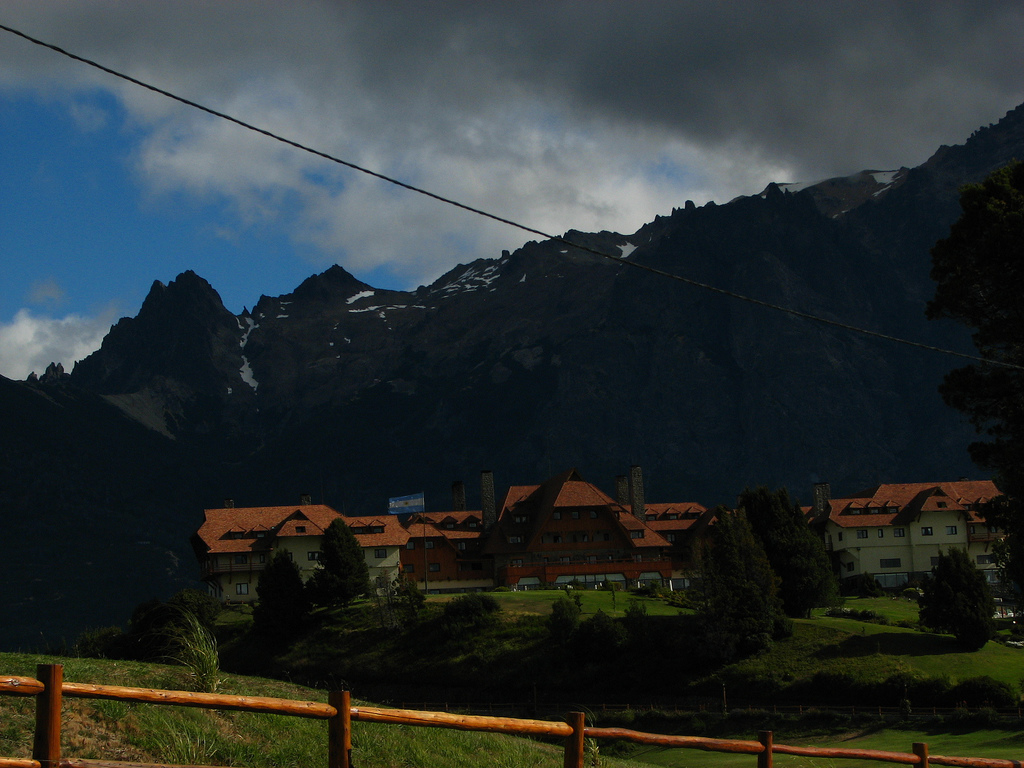
%> input picture p3/paisaje.jpg, 1024 x 768 px
$ octave Ejercicio5.m   (GNU Octave 9; MATLAB toolbox functions it lacks are replaced by stand-ins)
%> lines starting %> are read from the running program, lines starting %| are printed output that depends on the picture
% Aplica distintas técnicas de mejora de contraste sobre la imagen
% siguiente y compara los resultados:

imgrgb=imread('paisaje.jpg');
%> imgrgb is the input picture: size 768x1024x3 uint8; mean R, G, B 42.1, 49.9, 51.1
imghsv=rgb2hsv(imgrgb);
%> imghsv: size 768x1024x3 double; mean H, S, V 0.423, 0.434, 0.23
equ3=hsv2rgb(cat(3,(imghsv(:,:,1)),imghsv(:,:,2),histeq(imghsv(:,:,3) )));
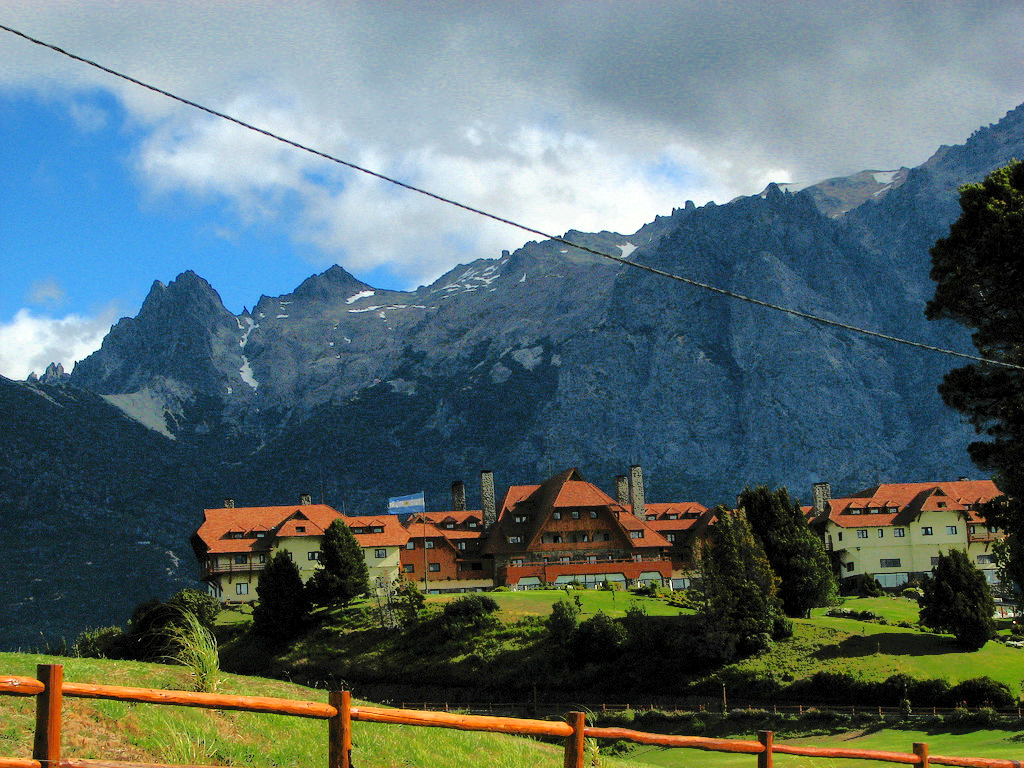
%> equ3: size 768x1024x3 double; mean R, G, B 0.349, 0.421, 0.428
f=figure(6); set(f,'Name','Imagen Ecualizada HSV solo V');
subplot(4,3,1);imshow(equ3),title('Ecualizada HSV solo V');
subplot(4,3,2);imshow(imgrgb),title('Original');
subplot(4,3,4);imshow(equ3(:,:,1)),title('Rojo');
%> after `imshow(equ3(:,:,1))`:
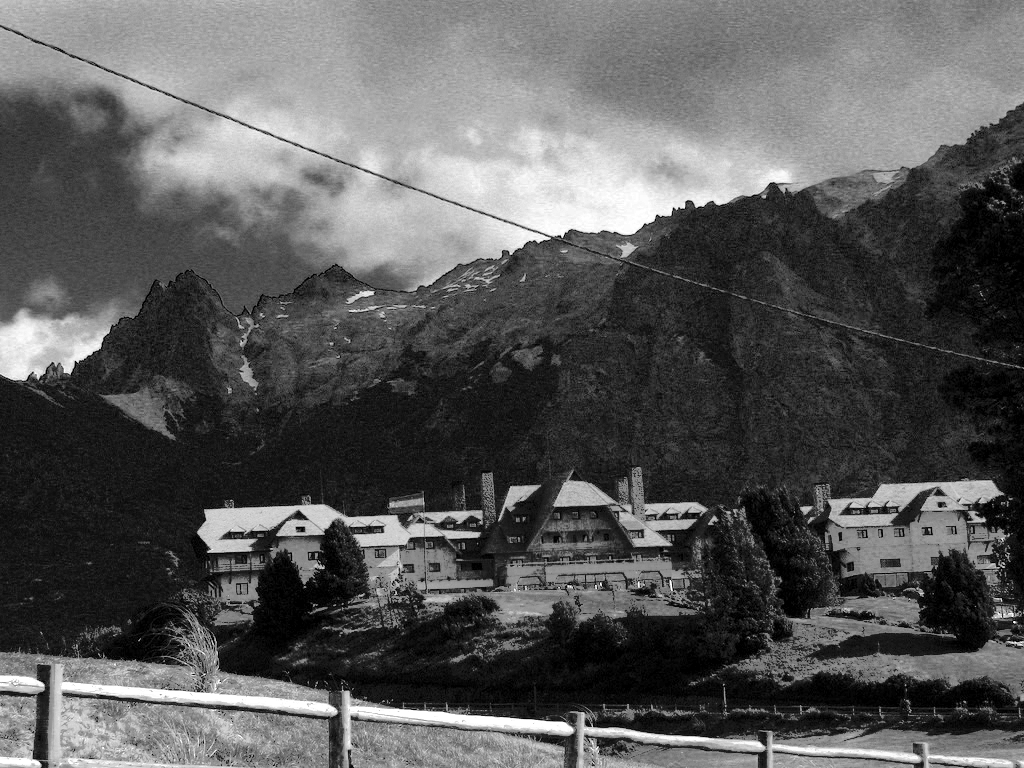
%> displayed picture: size 768x1024, on the screen's scale of 0 to 255; min 0, max 255, mean 88.9
subplot(4,3,5);imshow(equ3(:,:,2)),title('Verde');
%> after `imshow(equ3(:,:,2))`:
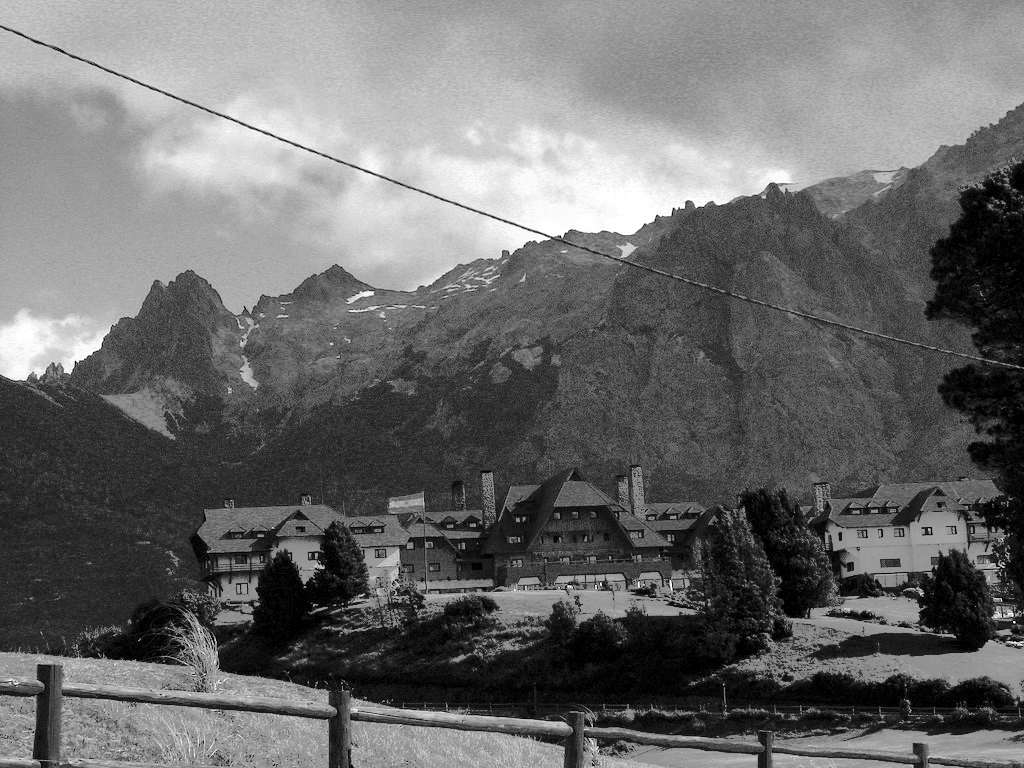
%> displayed picture: size 768x1024, on the screen's scale of 0 to 255; min 0, max 255, mean 107.4
subplot(4,3,6);imshow(equ3(:,:,2)),title('Azul');
subplot(4,3,7);imhist(equ3(:,:,1)),title('Hist Rojo');
subplot(4,3,8);imhist(equ3(:,:,2)),title('Hist Verde');
subplot(4,3,9);imhist(equ3(:,:,3)),title('Hist Azul');
subplot(4,3,10);imhist(imgrgb(:,:,1)),title('Hist Rojo Original');
subplot(4,3,11);imhist(imgrgb(:,:,2)),title('Hist Verde Original');
subplot(4,3,12);imhist(imgrgb(:,:,3)),title('Hist Azul Original');
%> after `title('Hist Azul Original')`:
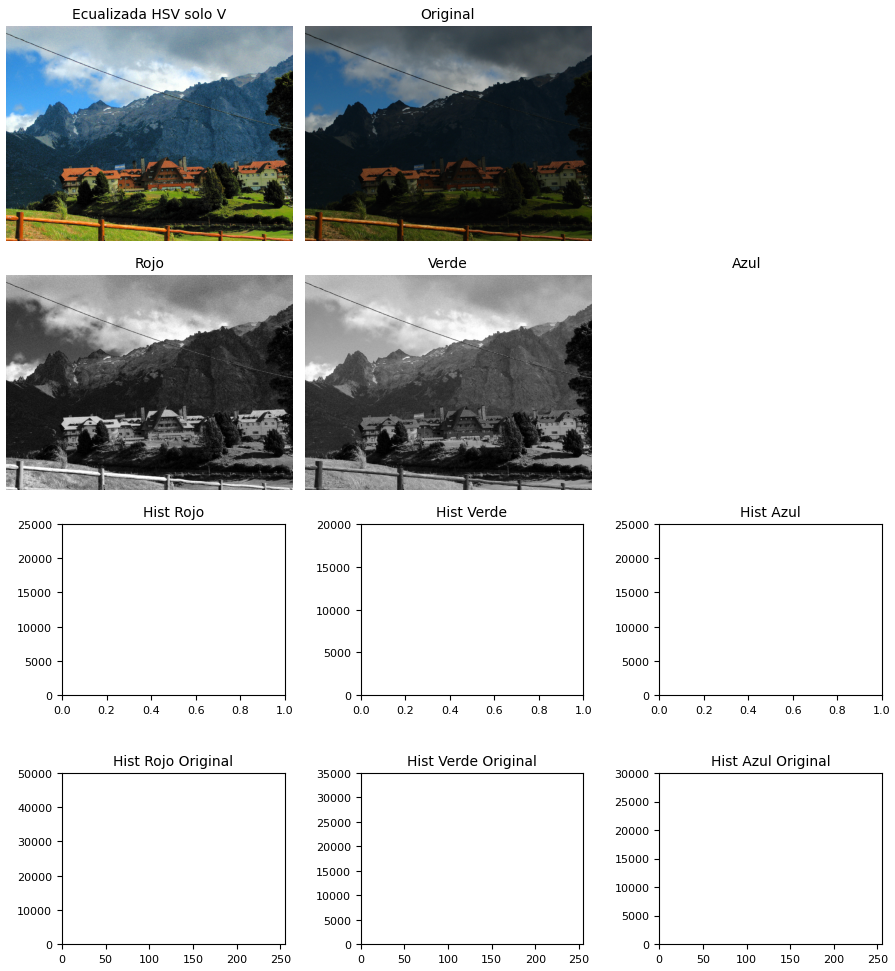
%> figure redrawn from the program's plot data, 11 panels

%La imagen que mostramos a continuación, resulta de aplicar el proceso de ecualización a la imagen
%de la figura. Puede observarse la ampliación del rango dinámico en el histograma, así como el
%aumento del contraste visual en la imagen.

$ run again, with p3/danza.ppm saved as p3/paisaje.jpg
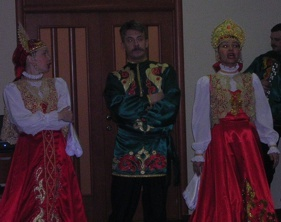
%> input picture p3/danza.ppm, 281 x 222 px
%> imgrgb is the input picture: size 222x281x3 uint8; mean R, G, B 56.8, 37.2, 43.9
%> imghsv: size 222x281x3 double; mean H, S, V 0.675, 0.409, 0.237
%> `equ3=hsv2rgb(cat(3,(imghsv(:,:,1)),imghsv(:,:,2),histeq(imghsv(:,:,3) ..`:
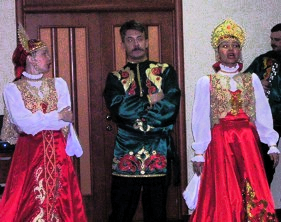
%> equ3: size 222x281x3 double; mean R, G, B 0.471, 0.305, 0.359
%> `imshow(equ3(:,:,2))`:
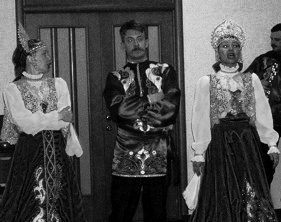
%> displayed picture: size 222x281, on the screen's scale of 0 to 255; min 0, max 255, mean 77.8
